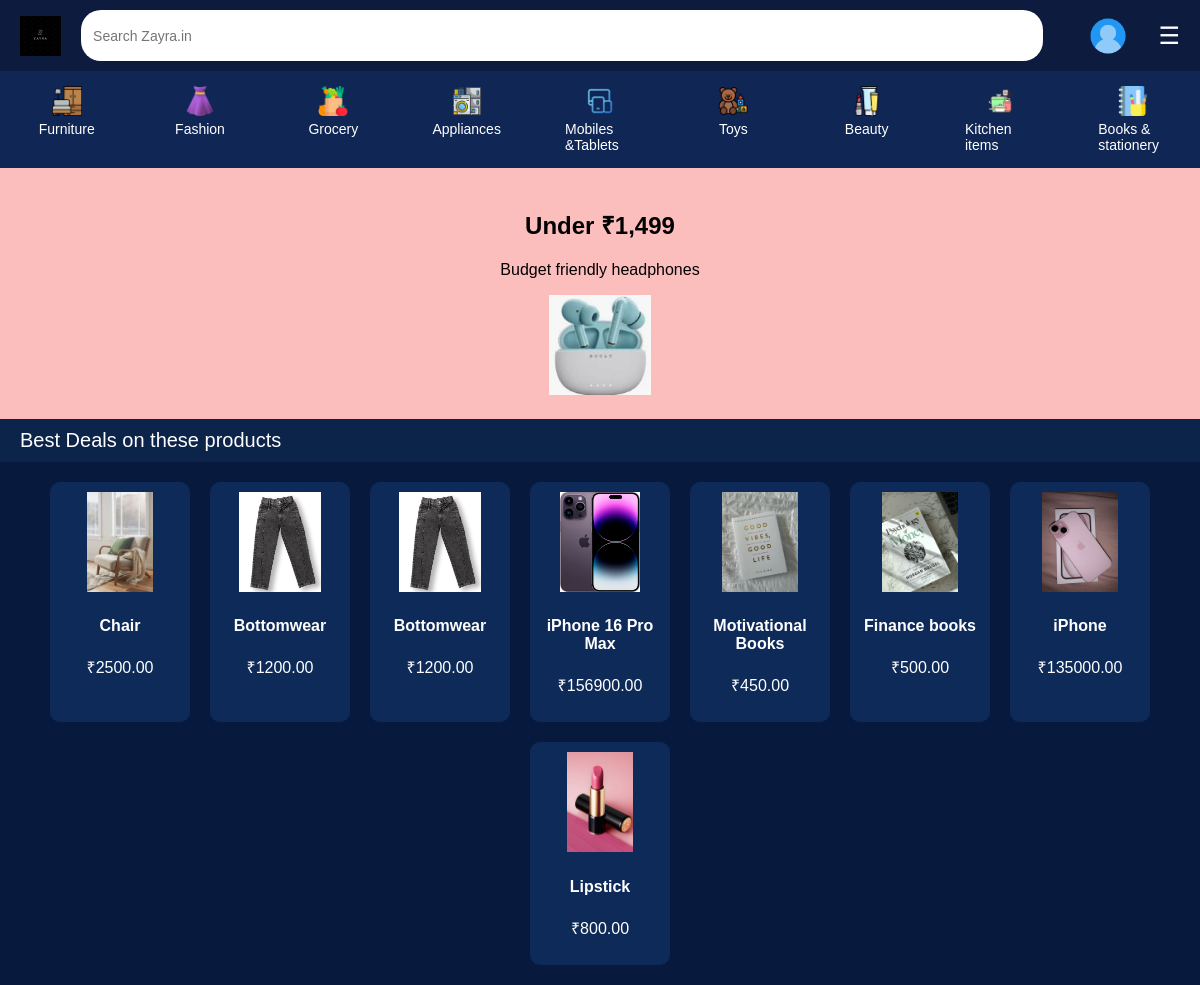
Before: /products/ with the older database file.
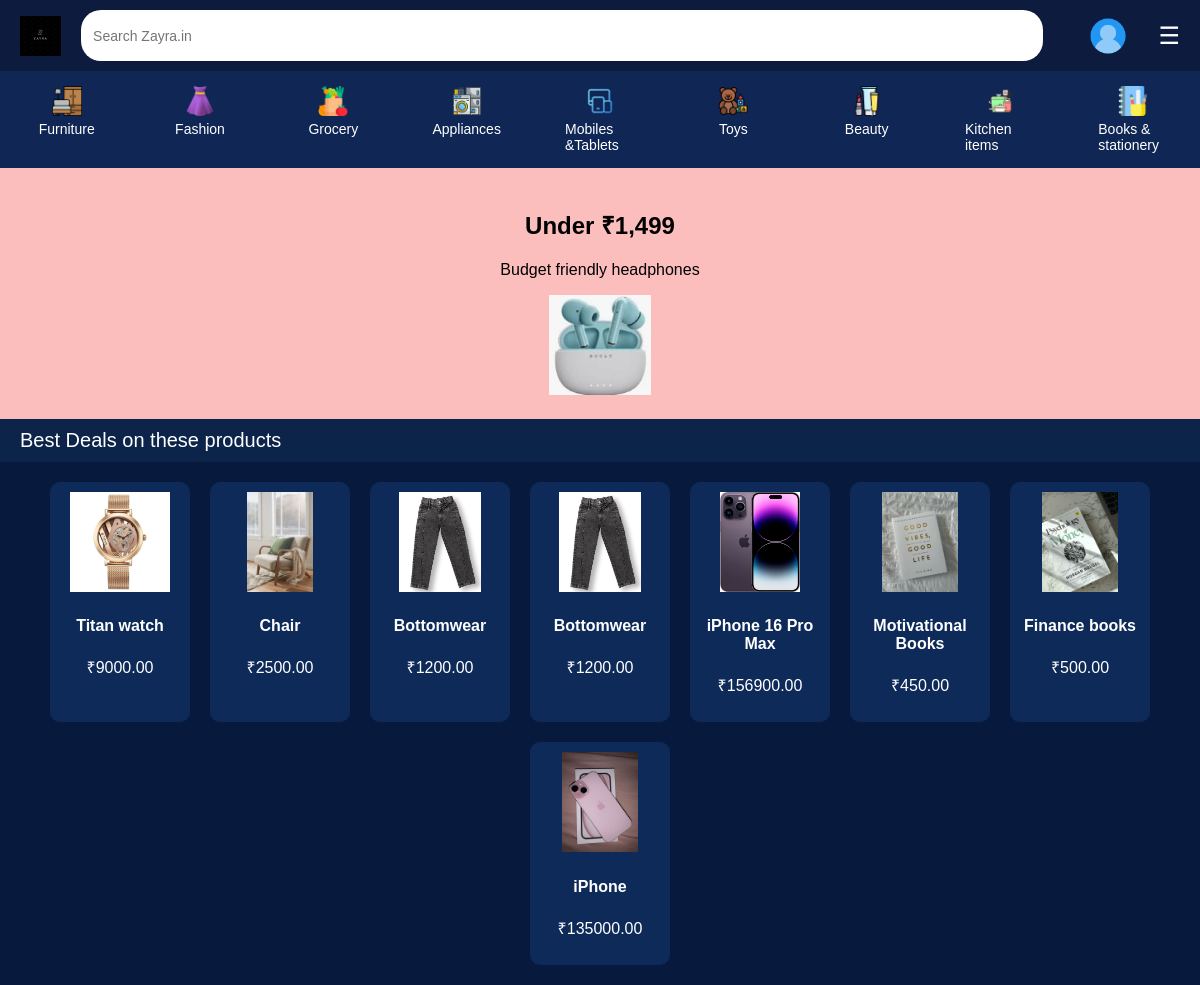
After: the same page with the newer database file.
### products/models.py (models this page shows, shortened)
class Category(models.Model):
    name = models.CharField(max_length=100)
    image = models.ImageField(upload_to='categories/', null=True, blank=True)

class Product(models.Model):
    category = models.ForeignKey(Category, on_delete=models.CASCADE, related_name='products')
    vendor = models.ForeignKey(User, on_delete=models.CASCADE, related_name='products', null=True, blank=True)  # ✅ add this line
    name = models.CharField(max_length=255)
    price = models.DecimalField(max_digits=10, decimal_places=2)
    image = models.ImageField(upload_to='products/', default='products/default.jpg')
    description = models.TextField(blank=True, null=True)

### products/views.py (the view)
# urls.py: path('', views.homepage, name='homepage'),
def homepage(request):
    categories = Category.objects.all()
    products = Product.objects.order_by('-id')[:8]
    return render(request, 'products/homepage.html', {
        'categories': categories,
        'products': products
    })

### products/templates/products/homepage.html (shortened to what this page needs)
{%load static%}
<!DOCTYPE html>
<html lang="en">
<head>
</head>
<body>
  <div class="navbar">
    <img src="{% static 'products/imgs/logo.png' %}" alt="Zayra Logo" class="logo">
    <div class="search-bar">
      <input type="text" placeholder="Search Zayra.in">
    </div>
    <a href="{% url 'profile_detail' %}" class="profile">
      <img src="{% static 'products/imgs/profile.png' %}" alt="Profile" class="profile-icon">
    </a>
    <span class="icon" id="menu-toggle">☰</span>
  </div>
<div class="category-menu">
  {% for category in categories %}
    <a href="{% url 'products:products_by_category' category.id %}" style="text-decoration: none; color: inherit;">
      <div>
        {% if category.image %}
          <img src="{{ category.image.url }}" alt="{{ category.name }}">
        {% else %}
          <img src="{% static 'images/default-category.jpg' %}" alt="{{ category.name }}">
        {% endif %}
        <span>{{ category.name }}</span>
      </div>
    </a>
  {% endfor %}
</div>
  <div class="banner">
    <h2>Under ₹1,499</h2>
    <p>Budget friendly headphones</p>
    <img src="{% static 'products/imgs/banner.jpg' %}" alt="Banner">
  </div>
  <div class="section-title">Best Deals on these products</div>
  <div class="product-grid">
    {% for product in products %}
    <div class="product-card">
      <img src="{{ product.image.url }}" alt="{{ product.name }}">
      <h4>{{ product.name }}</h4>
      <p>₹{{ product.price }}</p>
    </div>
    {% endfor %}
  </div>
</body>
</html>

### products/templates/products/homepage.html (style rules this page uses)
body { margin: 0; font-family: Arial, sans-serif; background-color: #071a3d; color: white; }
.navbar { display: flex; align-items: center; justify-content: space-between; background-color: #0d1b3f; padding: 10px 20px; }
.navbar img.logo { height: 40px; }
.search-bar { flex-grow: 1; margin: 0 20px; }
.search-bar input { width: 95%; height: 35px; padding: 8px 12px; border-radius: 20px; border: none; font-size: 14px; }
.profile-icon { width: 40px; height: 40px; object-fit: cover; border-radius: 50%; vertical-align: middle; }
.profile { display: flex; align-items: center; justify-content: center; padding: 0; margin-right: 20px; }
.icon { font-size: 24px; color: white; cursor: pointer; margin-left: 10px; }
.category-menu { display: flex; justify-content: space-around; padding: 10px 0; background-color: #102654; flex-wrap: wrap; }
.category-menu div { display: flex; flex-direction: column; align-items: center; color: #fff; font-size: 14px; cursor: pointer; width: 70px; margin: 5px 0; }
.category-menu img { width: 30px; height: 30px; margin-bottom: 5px; }
.banner { background: #fbbebd; color: #000; padding: 20px; text-align: center; }
.banner img { height: 100px; }
.section-title { background-color: #0c234a; padding: 10px 20px; font-size: 20px; }
.product-grid { display: flex; flex-wrap: wrap; gap: 20px; padding: 20px; justify-content: center; }
.product-card { background: #0e2a59; border-radius: 10px; padding: 10px; text-align: center; width: 120px; color: white; }
.product-card img { width: 100%; height: 100px; object-fit: contain; border-radius: 5px; }

Changed rows visible on the page:
no longer on this page (row unchanged): Product: image (picture), name "Lipstick", price "800.00"
added Product: image (picture), name "Titan watch", price "9000.00"
